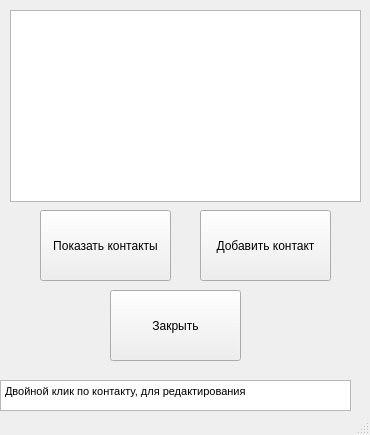
<?xml version="1.0" encoding="UTF-8"?>
<ui version="4.0">
 <class>mainWindow</class>
 <widget class="QMainWindow" name="mainWindow">
  <property name="geometry">
   <rect>
    <x>0</x>
    <y>0</y>
    <width>370</width>
    <height>435</height>
   </rect>
  </property>
  <property name="windowTitle">
   <string>Контакты</string>
  </property>
  <widget class="QWidget" name="centralwidget">
   <widget class="QListWidget" name="listWidget">
    <property name="geometry">
     <rect>
      <x>10</x>
      <y>10</y>
      <width>351</width>
      <height>192</height>
     </rect>
    </property>
   </widget>
   <widget class="QPushButton" name="pushButton1">
    <property name="geometry">
     <rect>
      <x>40</x>
      <y>210</y>
      <width>131</width>
      <height>71</height>
     </rect>
    </property>
    <property name="text">
     <string>Показать контакты</string>
    </property>
   </widget>
   <widget class="QPushButton" name="pushButton1_2">
    <property name="geometry">
     <rect>
      <x>200</x>
      <y>210</y>
      <width>131</width>
      <height>71</height>
     </rect>
    </property>
    <property name="text">
     <string>Добавить контакт</string>
    </property>
   </widget>
   <widget class="QPushButton" name="pushButton1_3">
    <property name="geometry">
     <rect>
      <x>110</x>
      <y>290</y>
      <width>131</width>
      <height>71</height>
     </rect>
    </property>
    <property name="text">
     <string>Закрыть</string>
    </property>
   </widget>
   <widget class="QTextEdit" name="textEdit">
    <property name="geometry">
     <rect>
      <x>0</x>
      <y>380</y>
      <width>351</width>
      <height>31</height>
     </rect>
    </property>
    <property name="mouseTracking">
     <bool>false</bool>
    </property>
    <property name="readOnly">
     <bool>true</bool>
    </property>
    <property name="html">
     <string>&lt;!DOCTYPE HTML PUBLIC &quot;-//W3C//DTD HTML 4.0//EN&quot; &quot;http://www.w3.org/TR/REC-html40/strict.dtd&quot;&gt;
&lt;html&gt;&lt;head&gt;&lt;meta name=&quot;qrichtext&quot; content=&quot;1&quot; /&gt;&lt;style type=&quot;text/css&quot;&gt;
p, li { white-space: pre-wrap; }
&lt;/style&gt;&lt;/head&gt;&lt;body style=&quot; font-family:'MS Shell Dlg 2'; font-size:8.25pt; font-weight:400; font-style:normal;&quot;&gt;
&lt;p style=&quot; margin-top:0px; margin-bottom:0px; margin-left:0px; margin-right:0px; -qt-block-indent:0; text-indent:0px;&quot;&gt;Двойной клик по контакту, для редактирования&lt;/p&gt;&lt;/body&gt;&lt;/html&gt;</string>
    </property>
   </widget>
  </widget>
  <widget class="QStatusBar" name="statusbar"/>
 </widget>
 <resources/>
 <connections/>
</ui>
